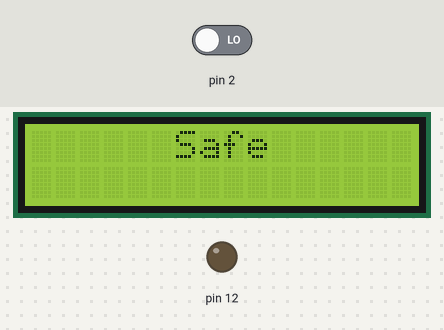
A sketch run on a simulated Arduino Uno, built with avr-gcc and run on an emulated ATmega328P. Parts: 16×2 character LCD, output pins drawn as LEDs (lit = HIGH). The test bench sets the inputs (shaded band); at power-on: pin 2 LOW.

Above: at 1.2 s.
1.3 s: pin 2 driven HIGH
At 2.4 s:
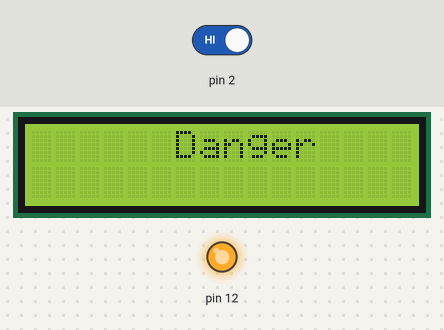
2.8 s: pin 2 driven LOW
At 3.5 s:
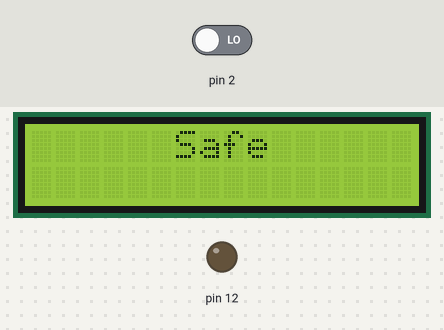
Timing chart, 0 to 5.8 s (numbered marks = the images above; inputs shaded):
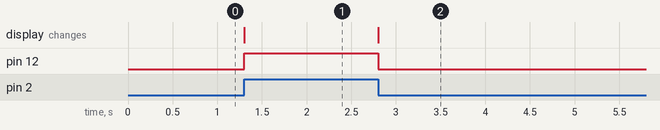

The sketch:

STEAM-project-lcd-stuff.ino
```cpp
#include <LiquidCrystal.h>

LiquidCrystal device(11, 8, 4, 5, 6, 7);

void setup() {
  // put your setup code here, to run once:
  pinMode(2, INPUT);
  pinMode(12, OUTPUT);
  device.begin(16, 2);
}

void loop() {
  // put your main code here, to run repeatedly:
  device.setCursor(6, 0);
  if(digitalRead(2) == HIGH) {
    device.write("Danger");
    digitalWrite(12, HIGH);
  } else {
    device.write("Safe  ");
    digitalWrite(12, LOW);
  }
}
```

Measured:
- after the input at 1.3 s, pin 12: LOW → HIGH at once; the display: changes at once (image 1)
- after the input at 2.8 s, pin 12: HIGH → LOW at once; the display: changes at once (image 2)
